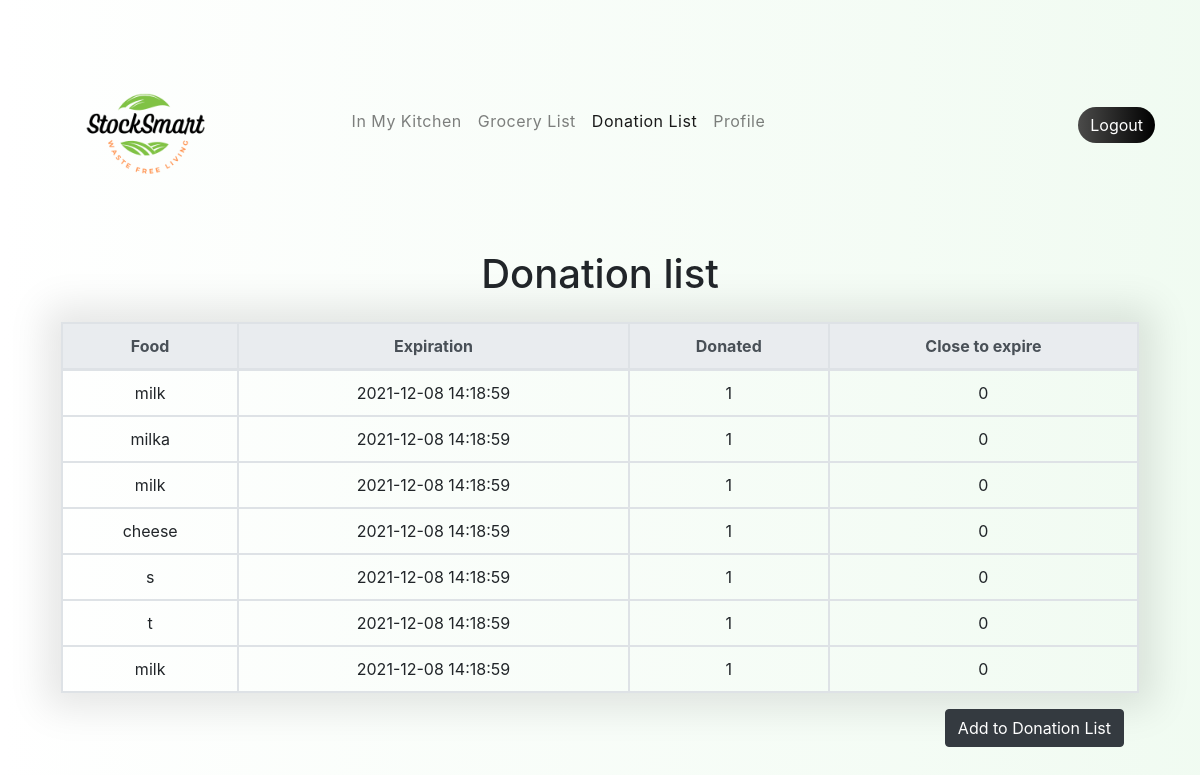
The app's page /donation.php (signed in) with its own data.
### tables this page shows
CREATE TABLE `donation` (
  `id` int(11) NOT NULL,
  `food_name` varchar(255) NOT NULL,
  `userid` int(255) NOT NULL,
  `expiration_date` timestamp NOT NULL DEFAULT current_timestamp() ON UPDATE current_timestamp(),
  `donated` tinyint(1) NOT NULL
);

### donation.php (the view, shortened to what this page needs)
<?php
    $id = $_SESSION['id'];
    $dbOk = false;
    @ $db = new mysqli('localhost', 'root', '', 'stock_smart');
    if ($db->connect_error) {
        echo '<div class="messages">Could not connect to the database. Error: ';
        echo $db->connect_errno . ' - ' . $db->connect_error . '</div>';
      } else {
        $dbOk = true;
      }
    if ($dbOk) {
        $query = "select * from donation where userid=$id";
        $result = $db->query($query);
      }
?>
<html>
    <head>
      <link rel="stylesheet" href="https://maxcdn.bootstrapcdn.com/bootstrap/4.0.0/css/bootstrap.min.css">
      <link rel="stylesheet" href="https://maxcdn.bootstrapcdn.com/bootstrap/4.0.0/css/bootstrap.min.css">
      <link rel="stylesheet" href="css/styles.css">
    </head>
  <body>
      <header>
        <div class="container">
            <nav class="navbar navbar-expand-lg navbar-light">
                <a class="navbar-brand" href="#"><img style="height: 200px;"
                    src="images/logo_new.png"
                  /></a>
                <div class="collapse navbar-collapse" id="navbarSupportedContent" style = "margin-right: 300px;">
                  <ul class="navbar-nav ml-lg-auto">
                    <li class="nav-item">
                      <a class="nav-link menu"  href="kitchen.php">In My Kitchen <span class="sr-only">(current)</span></a>
                    </li>
                    <li class="nav-item">
                      <a class="nav-link menu" href="grocery.php">Grocery List</a>
                    </li>
                    <li class="nav-item active">
                        <a class="nav-link menu" href="donation.php">Donation List</a>
                      </li>
                         <li class="nav-item">
                        <a class="nav-link menu" href="user_profile.php">Profile</a>
                      </li>
                  </ul>
                </div>
                <div class = "signup_login">
            <a href="includes/logout.inc.php" class="btn btn-primary login" >Logout</a>
         </div>
              </nav>
        </div>
      </header>
    <div class="container">
      <h1 style="text-align: center">Donation list</h1>
      <div class="modal-body">
        <table class = "table  table-bordered">
          <thead class ="thead-light">
            <tr id="hvr-grow-shadow">
              <th scope = "col">Food</th>
              <th scope = "col">Expiration</th>
              <th scope = "col">Donated</th>
              <th scope = "col">Close to expire</th>
            </tr>
          </thead>
            <tbody>
            <?php foreach ($result as $row) {  ?>
                <tr id="hvr-grow-shadow"">
                <td><?php echo $row ['food_name']; ?></td>
                <td><?php echo $row ['expiration_date']; ?></td>
                <td><?php echo $row ['donated']; ?></td>
                 <td><?php echo 0 ?></td>
                </tr>
                <?php } ?>
          </tbody>
        </div>
        </div>
      <div class="container">
        <button type="button" class="btn btn-dark float-right" data-toggle="modal" data-target="#exampleModal">
          Add to Donation List
        </button>
    </body>
</html>

### css/styles.css (style rules this page uses)
body { background: #ffffff; background: -webkit-linear-gradient(to right, rgba(255, 255, 255, 0.5), rgba(226, 247, 228, 0.5)); background: linear-gradient(to right, rgba(255, 255, 255, 0.5), rgba(226, 247, 228, 0.5)) }
* { margin: 0; padding: 0; box-sizing: border-box; }
.navbar { padding: 20px 0; }
.menu { position: relative; text-decoration: none; font-size: 16px; letter-spacing: 0.5px; padding: 0 10px; }
.menu:after { content: ""; position: absolute; background-color:#E99D3E ; height: 3px; width: 0; left:0; bottom:-10px; transition: 0.3s; }
table { background-color: white; border-collapse: separate; border-spacing: 0; box-shadow: 0px 0px 36px 15px rgba(0, 0, 0, 0.10); }
.login { background: rgb(175,184,186); background: linear-gradient(to right, rgba(75, 75, 74, 1.0), rgba(0, 0, 0, 1.0)); border:none; border-radius: 20px; margin-left: 5px; }
#hvr-grow-shadow { vertical-align: middle; -webkit-transform: perspective(1px) translateZ(0); transform: perspective(1px) translateZ(0); box-shadow: 0 0 1px rgba(0, 0, 0, 0); -webkit-transition-duration: 0.3s; transition-duration: 0.3s; -webkit-transition-property: box-shadow, transform; transition-property: box-shadow, transform; }

### donation.php (style rules this page uses)
table, th, td { border:1px solid black; text-align:center; margin-left: auto; margin-right: auto; }

### records on screen
donation: food_name "milk", expiration_date "2021-12-08 14:18:59", donated "1"
donation: food_name "milka", expiration_date "2021-12-08 14:18:59", donated "1"
donation: food_name "milk", expiration_date "2021-12-08 14:18:59", donated "1"
donation: food_name "cheese", expiration_date "2021-12-08 14:18:59", donated "1"
donation: food_name "s", expiration_date "2021-12-08 14:18:59", donated "1"
donation: food_name "t", expiration_date "2021-12-08 14:18:59", donated "1"
donation: food_name "milk", expiration_date "2021-12-08 14:18:59", donated "1"
